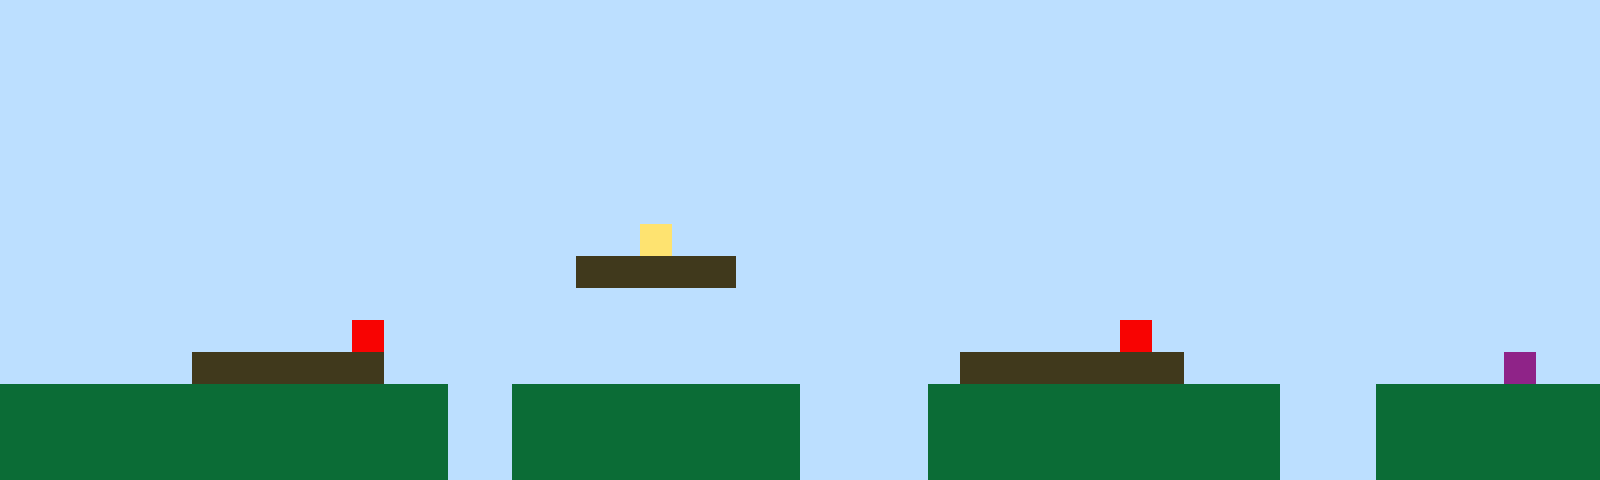

The image is a tile-based game level rendered from a .tmx file. Its description and complete source (layers, tilesets, objects, tile grids) follow:
An orthogonal 50x15 tile map with 32x32 px tiles, 1 tile layer (Tile Layer 1).

<map version="1.10" tiledversion="1.11.2" orientation="orthogonal" renderorder="right-up" width="50" height="15" tilewidth="32" tileheight="32" infinite="0" nextlayerid="2" nextobjectid="1"><editorsettings><export target="map1.csv" format="csv" /></editorsettings><tileset firstgid="1" name="sprites" tilewidth="32" tileheight="32" tilecount="6" columns="3"><image source="sprites.png" width="96" height="64" /></tileset><layer id="1" name="Tile Layer 1" width="50" height="15"><data encoding="csv">1,1,1,1,1,1,1,1,1,1,1,1,1,1,1,1,1,1,1,1,1,1,1,1,1,1,1,1,1,1,1,1,1,1,1,1,1,1,1,1,1,1,1,1,1,1,1,1,1,1,1,1,1,1,1,1,1,1,1,1,1,1,1,1,1,1,1,1,1,1,1,1,1,1,1,1,1,1,1,1,1,1,1,1,1,1,1,1,1,1,1,1,1,1,1,1,1,1,1,1,1,1,1,1,1,1,1,1,1,1,1,1,1,1,1,1,1,1,1,1,1,1,1,1,1,1,1,1,1,1,1,1,1,1,1,1,1,1,1,1,1,1,1,1,1,1,1,1,1,1,1,1,1,1,1,1,1,1,1,1,1,1,1,1,1,1,1,1,1,1,1,1,1,1,1,1,1,1,1,1,1,1,1,1,1,1,1,1,1,1,1,1,1,1,1,1,1,1,1,1,1,1,1,1,1,1,1,1,1,1,1,1,1,1,1,1,1,1,1,1,1,1,1,1,1,1,1,1,1,1,1,1,1,1,1,1,1,1,1,1,1,1,1,1,1,1,1,1,1,1,1,1,1,1,1,1,1,1,1,1,1,1,1,1,1,1,1,1,1,1,1,1,1,1,1,1,1,1,1,1,1,1,1,1,1,1,1,1,1,1,1,1,1,1,1,1,1,1,1,1,1,1,1,1,1,1,1,1,1,1,1,1,1,1,1,1,1,1,1,1,1,1,1,1,1,1,1,1,1,1,1,1,1,1,1,1,1,1,1,1,1,1,1,1,1,1,1,1,1,1,1,1,1,1,1,1,1,1,1,1,1,1,1,1,1,1,1,1,1,1,4,1,1,1,1,1,1,1,1,1,1,1,1,1,1,1,1,1,1,1,1,1,1,1,1,1,1,1,1,1,1,1,1,1,1,1,1,1,1,1,1,1,1,1,1,1,1,1,3,3,3,3,3,1,1,1,1,1,1,1,1,1,1,1,1,1,1,1,1,1,1,1,1,1,1,1,1,1,1,1,1,1,1,1,1,1,1,1,1,1,1,1,1,1,1,1,1,1,1,1,1,1,1,1,1,1,1,1,1,1,1,1,1,1,1,1,1,1,1,1,1,1,1,1,1,1,1,1,1,1,1,1,1,1,1,1,1,1,1,1,1,5,1,1,1,1,1,1,1,1,1,1,1,1,1,1,1,1,1,1,1,1,1,1,1,5,1,1,1,1,1,1,1,1,1,1,1,1,1,1,1,1,1,1,1,1,3,3,3,3,3,3,1,1,1,1,1,1,1,1,1,1,1,1,1,1,1,1,1,1,3,3,3,3,3,3,3,1,1,1,1,1,1,1,1,1,1,6,1,1,2,2,2,2,2,2,2,2,2,2,2,2,2,2,1,1,2,2,2,2,2,2,2,2,2,1,1,1,1,2,2,2,2,2,2,2,2,2,2,2,1,1,1,2,2,2,2,2,2,2,2,2,2,2,2,2,2,2,2,2,2,2,2,2,1,1,2,2,2,2,2,2,2,2,2,1,1,1,1,2,2,2,2,2,2,2,2,2,2,2,1,1,1,2,2,2,2,2,2,2,2,2,2,2,2,2,2,2,2,2,2,2,2,2,1,1,2,2,2,2,2,2,2,2,2,1,1,1,1,2,2,2,2,2,2,2,2,2,2,2,1,1,1,2,2,2,2,2,2,2</data></layer></map>
